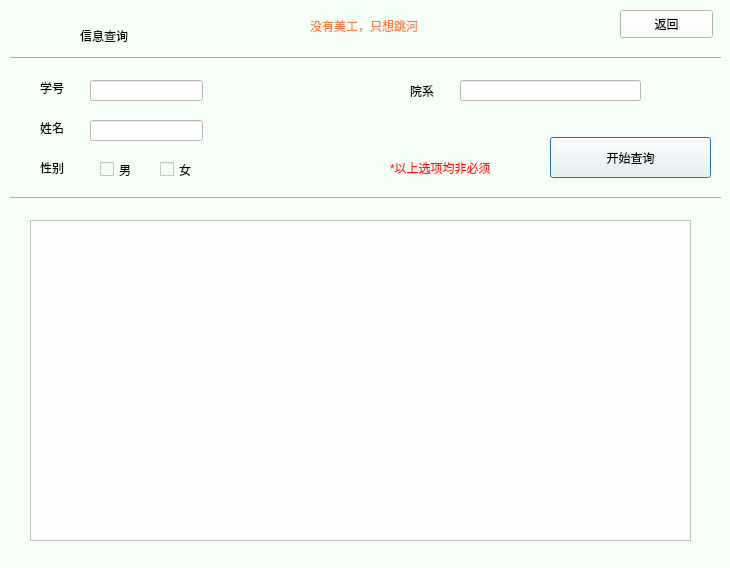
<?xml version="1.0" encoding="UTF-8"?>
<ui version="4.0">
 <class>stuinfo</class>
 <widget class="QDialog" name="stuinfo">
  <property name="geometry">
   <rect>
    <x>0</x>
    <y>0</y>
    <width>730</width>
    <height>568</height>
   </rect>
  </property>
  <property name="windowTitle">
   <string>学生信息查询</string>
  </property>
  <property name="styleSheet">
   <string notr="true">background-color: rgb(246, 255, 247);
</string>
  </property>
  <widget class="QLabel" name="label">
   <property name="geometry">
    <rect>
     <x>80</x>
     <y>20</y>
     <width>101</width>
     <height>31</height>
    </rect>
   </property>
   <property name="styleSheet">
    <string notr="true">font: 75 14pt &quot;方正兰亭超细黑简体&quot;;
</string>
   </property>
   <property name="text">
    <string>信息查询</string>
   </property>
  </widget>
  <widget class="Line" name="line">
   <property name="geometry">
    <rect>
     <x>10</x>
     <y>50</y>
     <width>711</width>
     <height>16</height>
    </rect>
   </property>
   <property name="orientation">
    <enum>Qt::Horizontal</enum>
   </property>
  </widget>
  <widget class="QLabel" name="label_2">
   <property name="geometry">
    <rect>
     <x>40</x>
     <y>80</y>
     <width>41</width>
     <height>16</height>
    </rect>
   </property>
   <property name="styleSheet">
    <string notr="true">font: 10pt &quot;微软雅黑&quot;;</string>
   </property>
   <property name="text">
    <string>学号</string>
   </property>
  </widget>
  <widget class="QLabel" name="label_3">
   <property name="geometry">
    <rect>
     <x>40</x>
     <y>120</y>
     <width>41</width>
     <height>16</height>
    </rect>
   </property>
   <property name="styleSheet">
    <string notr="true">font: 10pt &quot;微软雅黑&quot;;</string>
   </property>
   <property name="text">
    <string>姓名</string>
   </property>
  </widget>
  <widget class="QLabel" name="label_4">
   <property name="geometry">
    <rect>
     <x>40</x>
     <y>160</y>
     <width>41</width>
     <height>16</height>
    </rect>
   </property>
   <property name="styleSheet">
    <string notr="true">font: 10pt &quot;微软雅黑&quot;;</string>
   </property>
   <property name="text">
    <string>性别</string>
   </property>
  </widget>
  <widget class="QLabel" name="label_6">
   <property name="geometry">
    <rect>
     <x>410</x>
     <y>80</y>
     <width>41</width>
     <height>21</height>
    </rect>
   </property>
   <property name="styleSheet">
    <string notr="true">font: 10pt &quot;微软雅黑&quot;;</string>
   </property>
   <property name="text">
    <string>院系</string>
   </property>
  </widget>
  <widget class="QLineEdit" name="number">
   <property name="geometry">
    <rect>
     <x>90</x>
     <y>80</y>
     <width>113</width>
     <height>21</height>
    </rect>
   </property>
   <property name="styleSheet">
    <string notr="true">background-color: rgb(253, 253, 253);</string>
   </property>
  </widget>
  <widget class="QLineEdit" name="name">
   <property name="geometry">
    <rect>
     <x>90</x>
     <y>120</y>
     <width>113</width>
     <height>21</height>
    </rect>
   </property>
   <property name="styleSheet">
    <string notr="true">background-color: rgb(253, 253, 253);</string>
   </property>
  </widget>
  <widget class="QLineEdit" name="dept">
   <property name="geometry">
    <rect>
     <x>460</x>
     <y>80</y>
     <width>181</width>
     <height>21</height>
    </rect>
   </property>
   <property name="styleSheet">
    <string notr="true">background-color: rgb(253, 253, 253);</string>
   </property>
  </widget>
  <widget class="QCheckBox" name="man">
   <property name="geometry">
    <rect>
     <x>100</x>
     <y>160</y>
     <width>51</width>
     <height>19</height>
    </rect>
   </property>
   <property name="text">
    <string>男</string>
   </property>
  </widget>
  <widget class="QCheckBox" name="woman">
   <property name="geometry">
    <rect>
     <x>160</x>
     <y>160</y>
     <width>41</width>
     <height>19</height>
    </rect>
   </property>
   <property name="text">
    <string>女</string>
   </property>
  </widget>
  <widget class="Line" name="line_2">
   <property name="geometry">
    <rect>
     <x>10</x>
     <y>190</y>
     <width>711</width>
     <height>16</height>
    </rect>
   </property>
   <property name="orientation">
    <enum>Qt::Horizontal</enum>
   </property>
  </widget>
  <widget class="QLabel" name="label_7">
   <property name="geometry">
    <rect>
     <x>390</x>
     <y>160</y>
     <width>211</width>
     <height>16</height>
    </rect>
   </property>
   <property name="styleSheet">
    <string notr="true">color: rgb(255, 19, 11);</string>
   </property>
   <property name="text">
    <string>*以上选项均非必须</string>
   </property>
  </widget>
  <widget class="QTableView" name="showtable">
   <property name="geometry">
    <rect>
     <x>30</x>
     <y>220</y>
     <width>661</width>
     <height>321</height>
    </rect>
   </property>
   <property name="styleSheet">
    <string notr="true">background-color: rgb(253, 253, 253);</string>
   </property>
  </widget>
  <widget class="QLabel" name="label_8">
   <property name="geometry">
    <rect>
     <x>30</x>
     <y>20</y>
     <width>31</width>
     <height>31</height>
    </rect>
   </property>
   <property name="styleSheet">
    <string notr="true">image:url(:/image/棒棒糖.ico)</string>
   </property>
   <property name="text">
    <string/>
   </property>
  </widget>
  <widget class="QPushButton" name="query">
   <property name="geometry">
    <rect>
     <x>550</x>
     <y>137</y>
     <width>161</width>
     <height>41</height>
    </rect>
   </property>
   <property name="styleSheet">
    <string notr="true">font: 14pt &quot;华文细黑&quot;;</string>
   </property>
   <property name="text">
    <string>开始查询</string>
   </property>
  </widget>
  <widget class="QPushButton" name="back">
   <property name="geometry">
    <rect>
     <x>620</x>
     <y>10</y>
     <width>93</width>
     <height>28</height>
    </rect>
   </property>
   <property name="text">
    <string>返回</string>
   </property>
  </widget>
  <widget class="QLabel" name="label_5">
   <property name="geometry">
    <rect>
     <x>310</x>
     <y>10</y>
     <width>301</width>
     <height>31</height>
    </rect>
   </property>
   <property name="styleSheet">
    <string notr="true">font: 18pt &quot;隶书&quot;;
color: rgb(255, 125, 65);</string>
   </property>
   <property name="text">
    <string>没有美工，只想跳河</string>
   </property>
  </widget>
 </widget>
 <resources>
  <include location="imagefile.qrc"/>
 </resources>
 <connections/>
</ui>
